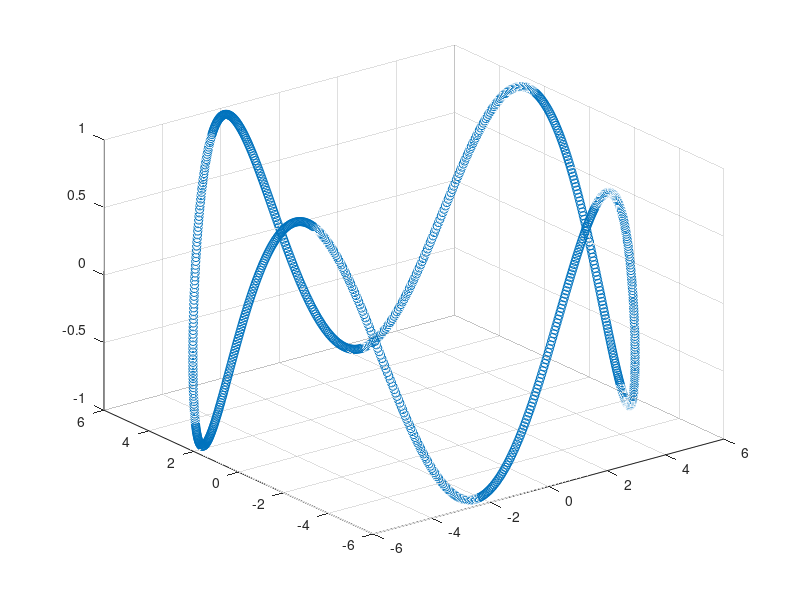

This chart was generated by the following MATLAB code: (Note: this script raises an error after producing the figure.)
% Runs a circle around a cube

clear
close all
clc

%path for wahba solver
addpath('../matlabScripts/')

%circle parameters
R = 6; %radius
N = 1000; %number of images
inc = 1; %inclination (not a real orbital inclination)
Revs = 1; %number of revolutions around the cube

theta = linspace(0,2*pi*Revs,N);
x = zeros(3,N);
for ii = 1:N
    x(1,ii) = R*cos(theta(ii));
    x(2,ii) = R*sin(theta(ii));
    x(3,ii) = inc*sin(4*theta(ii));
    %     x(3,ii) = inc;
end

figure
scatter3(x(1,:),x(2,:),x(3,:))

% Create the cube
P = [1; 0; 0];
s = 0.5;
sw = 0.05;
fc = [1 0 0;
    0 1 0;
    0 0 1;
    1 1 0;
    1 0 1;
    0 1 1];

ec = [.1 .1 .1];
C = createCube(P, s, sw, fc, ec);

%create more cubes
P2 = [0; 0; -2];
C2 = createCube(P2, s, sw, fc, ec);

P3 = [1; -1; 0];
C3 = createCube(P3, s, sw, fc, ec);

P4 = [0; 2; .5];
C4 = createCube(P4, s, sw, fc, ec);

P5 = [-1; 0; 0];
C5 = createCube(P5, s, sw, fc, ec);

P6 = [.4; -1; .4];
C6 = createCube(P6, s, sw, fc, ec);

%create an all encompassing rectangular prism
s = [14; 14; 12];
sw = .1;
C7 = createRectangularPrism([0, 0, 0]', s, sw, fc, ec, true);

%cube cell array
CArray = cell(2,1);
CArray{1} = C;
CArray{2} = C2;
CArray{3} = C3;
CArray{4} = C4;
CArray{5} = C5;
CArray{6} = C6;
CArray{7} = C7;

% createPixelVectors and camera information
f = 500;
width = 640;
height = 480;
sz = [width, height];
px = width/2;
py = height/2;
K = [f, 0, px;
    0, f, py;
    0, 0, 1];

V = createPixelVectors(K,width,height);

%run through and create an image at each point, always pointing towards the
%center
vz = [0; 0; 1];
vx = [1; 0; 0];
vBMat = [vx'; vz'];
aVec = [1; 1];

figure
tic
for ii = 1:N
   
    %create the quaternion for this location
    imFoc = [0 0 0]'; %point the image is centered on
    vz_I = imFoc - x(:,ii); %camera z-axis in the inertial frame
    vx_I = [vz_I(2); -vz_I(1); 0]; %camera x-axis in the inertial frame    
    
    %normalize vectors
    vx_I = vx_I/norm(vx_I);
    vz_I = vz_I/norm(vz_I);
    
    %create matrix and solve wahbas problem
    vIMat = [vx_I'; vz_I'];
    RBI = wahbaSolver(aVec,vIMat,vBMat);
    q = dcm2quat(RBI);
    
    imgRGBD = createImage(CArray, x(:,ii), q', V, sz, K);
    
    %extract RGB info
    img = imgRGBD(:,:,1:3);
    
    %filter and display
    imgFilt = imgaussfilt(img,1.2);
    imshow(imgFilt);
    
    imshow(imgFilt);
    
    imwrite(imgFilt,strcat('images/cubeCircling',num2str(ii,'%04i'),'.jpg'))
    
    disp('Percent Complete:')
    disp(ii/N*100)

end
toc
